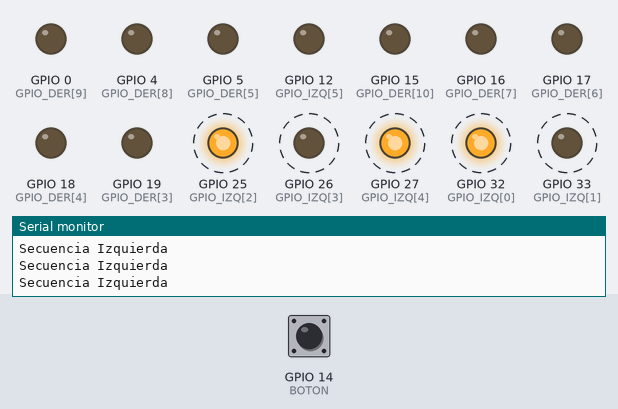
This sketch was run on a simulated ESP32. On the bench: output pins drawn as LEDs (lit = HIGH), the last lines printed to the serial monitor. Dashed ring = blinking. Inputs (shaded band) come from the test bench; at power-on: GPIO 14 (BOTON) LOW.

Above: at 0.84 s.
1.3 s: GPIO 14 (BOTON) pulled HIGH for 0.2 s
At 1.95 s:
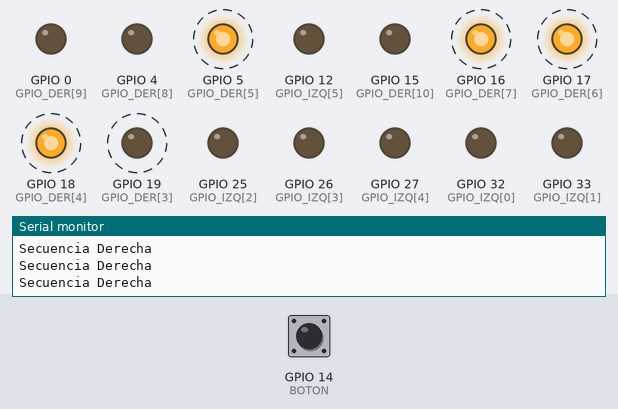
4.3 s: GPIO 14 (BOTON) pulled HIGH for 1 s
At 4.59 s:
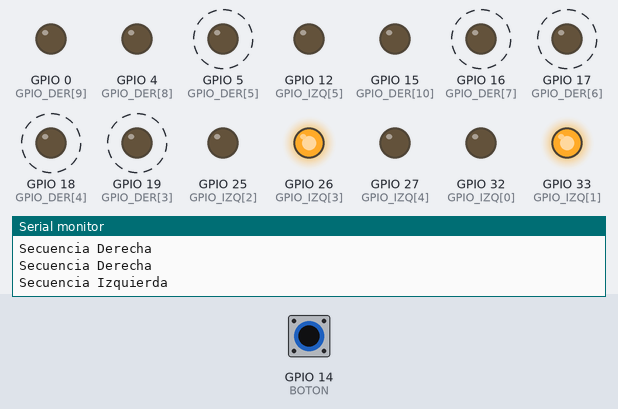
7.3 s: GPIO 14 (BOTON) pulled HIGH for 0.2 s
At 7.72 s:
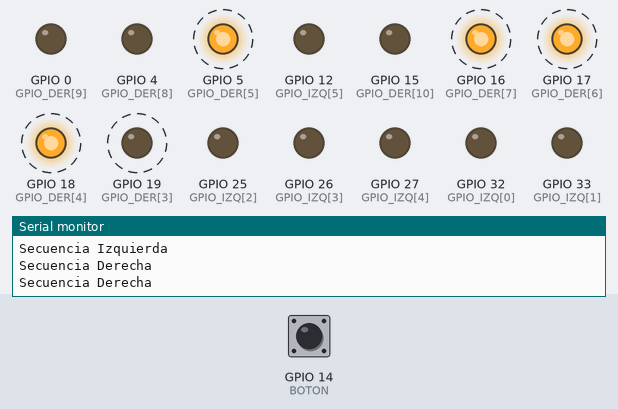
10.5 s: GPIO 14 (BOTON) pulled HIGH for 3.2 s
At 10.63 s:
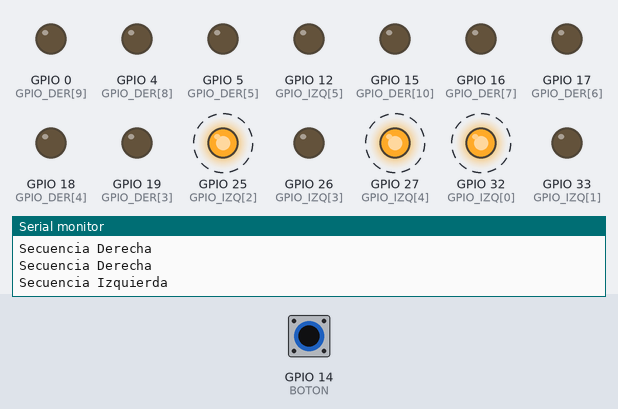
16.2 s: GPIO 14 (BOTON) pulled HIGH for 3.2 s
At 19.59 s:
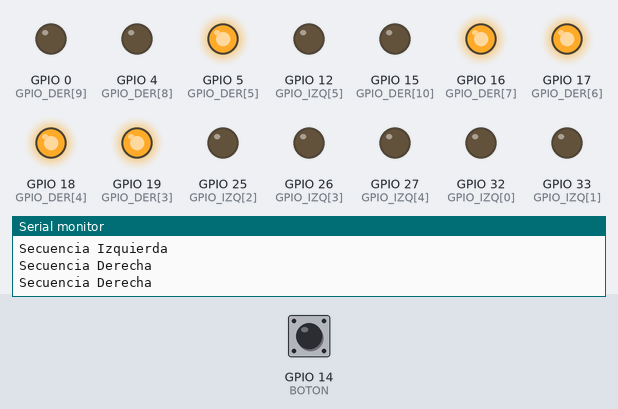
22.4 s: GPIO 14 (BOTON) pulled HIGH for 1 s
At 23.76 s:
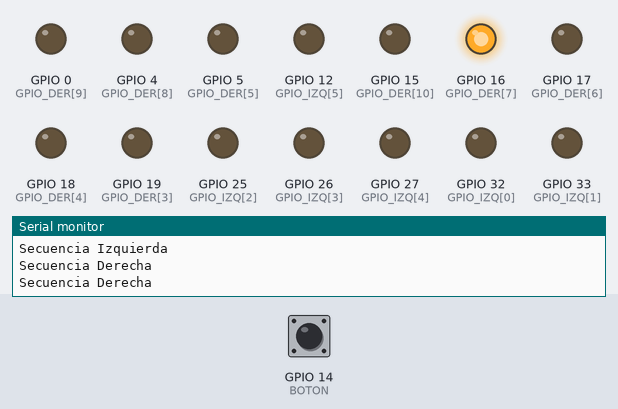
Timing chart, 0 to 27.4 s (numbered marks = the images above; inputs shaded):
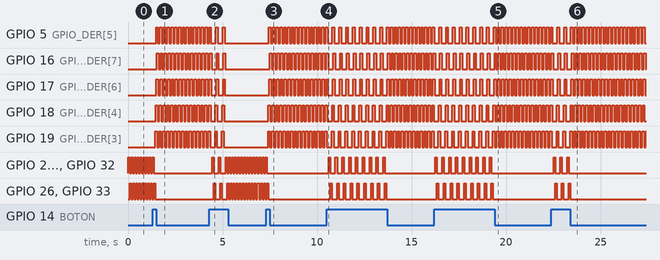

Measured:
- after the input at 1.3 s, GPIO 5 (GPIO_DER[5]): alternates HIGH for 0.10 s and LOW for 0.10 s, starting after 0.18 s; GPIO 16 (GPIO_DER[7]): alternates HIGH for 0.10 s and LOW for 0.10 s, starting after 0.22 s
- after the input at 4.3 s, GPIO 5 (GPIO_DER[5]): alternates HIGH for 0.10 s and LOW for 0.26 s, 4 changes in all, then stays LOW, starting after 0.35 s; GPIO 16 (GPIO_DER[7]): alternates HIGH for 0.10 s and LOW for 0.26 s, 4 changes in all, then stays LOW, starting after 0.39 s
- after the input at 7.3 s, GPIO 5 (GPIO_DER[5]): alternates HIGH for 0.10 s and LOW for 0.10 s, starting after 0.15 s; GPIO 16 (GPIO_DER[7]): alternates HIGH for 0.10 s and LOW for 0.10 s, starting after 0.19 s
- after the input at 10.5 s, GPIO 25 (GPIO_IZQ[2]), GPIO 27 (GPIO_IZQ[4]), GPIO 32 (GPIO_IZQ[0]): alternates HIGH for 0.08 s and LOW for 0.28 s, 18 changes in all, then stays LOW, starting after 0.11 s; GPIO 26 (GPIO_IZQ[3]), GPIO 33 (GPIO_IZQ[1]): alternates HIGH for 0.08 s and LOW for 0.28 s, 18 changes in all, then stays LOW, starting after 0.19 s
- after the input at 16.2 s, GPIO 25 (GPIO_IZQ[2]), GPIO 27 (GPIO_IZQ[4]), GPIO 32 (GPIO_IZQ[0]): alternates HIGH for 0.08 s and LOW for 0.28 s, 18 changes in all, then stays LOW, starting after 0.06 s; GPIO 26 (GPIO_IZQ[3]), GPIO 33 (GPIO_IZQ[1]): alternates HIGH for 0.08 s and LOW for 0.28 s, 18 changes in all, then stays LOW, starting after 0.14 s
- after the input at 22.4 s, GPIO 25 (GPIO_IZQ[2]), GPIO 27 (GPIO_IZQ[4]), GPIO 32 (GPIO_IZQ[0]): alternates HIGH for 0.08 s and LOW for 0.28 s, 6 changes in all, then stays LOW, starting after 0.11 s; GPIO 26 (GPIO_IZQ[3]), GPIO 33 (GPIO_IZQ[1]): alternates HIGH for 0.08 s and LOW for 0.28 s, 6 changes in all, then stays LOW, starting after 0.19 s
- by itself, GPIO 25 (GPIO_IZQ[2]), GPIO 26 (GPIO_IZQ[3]), GPIO 27 (GPIO_IZQ[4]), GPIO 32 (GPIO_IZQ[0]), GPIO 33 (GPIO_IZQ[1]): alternates HIGH for 0.08 s and LOW for 0.08 s

The sketch:

Ejercicio_2.ino
```cpp
const int GPIO_IZQ[6]={32,33,25,26,27,12}, GPIO_DER[11]={23,22,21,19,18,5,17,16,4,0,15}, BOTON=14;
int contador_FOR=0, SECUENCIA=0;

void setup()
{
  for(contador_FOR=0; contador_FOR<=5; contador_FOR++)
  {
    pinMode(GPIO_IZQ[contador_FOR],OUTPUT);
    digitalWrite(GPIO_IZQ[contador_FOR],LOW);
  }
  for(contador_FOR=0; contador_FOR<=10; contador_FOR++)
  {
    pinMode(GPIO_DER[contador_FOR],OUTPUT);
    digitalWrite(GPIO_IZQ[contador_FOR],LOW);
  }

  pinMode(BOTON,INPUT_PULLDOWN);
  Serial.begin(115200);
}

void loop()
{
  SECUENCIA=SECUENCIA+digitalRead(BOTON);
  if(SECUENCIA>1){SECUENCIA=0;}

  switch(SECUENCIA)
  {
    case 0:
      Serial.println("Secuencia Izquierda");
      for(contador_FOR=0; contador_FOR<=4; contador_FOR=contador_FOR+2)
      {
        digitalWrite(GPIO_IZQ[contador_FOR],HIGH);
      }
      for(contador_FOR=1; contador_FOR<=4; contador_FOR=contador_FOR+2)
      {
        digitalWrite(GPIO_IZQ[contador_FOR],LOW);
      }
      delay(80);
      for(contador_FOR=1; contador_FOR<=4; contador_FOR=contador_FOR+2)
      {
        digitalWrite(GPIO_IZQ[contador_FOR],HIGH);
      }
      for(contador_FOR=0; contador_FOR<=4; contador_FOR=contador_FOR+2)
      {
        digitalWrite(GPIO_IZQ[contador_FOR],LOW);
      }
      delay(80);
    break;

    case 1:
      Serial.println("Secuencia Derecha");
      for(contador_FOR=3; contador_FOR<=7; contador_FOR++)
      {
        digitalWrite(GPIO_DER[contador_FOR],HIGH);
        delay(20);
      }

      for(contador_FOR=3; contador_FOR<=7; contador_FOR++)
      {
        digitalWrite(GPIO_DER[contador_FOR],LOW);
        delay(20);
      }
    break;
  }

  for(contador_FOR=0; contador_FOR<=5; contador_FOR++)
  {
    digitalWrite(GPIO_IZQ[contador_FOR],LOW);
  }
  for(contador_FOR=0; contador_FOR<=10; contador_FOR++)
  {
    digitalWrite(GPIO_IZQ[contador_FOR],LOW);
  }
}
```
